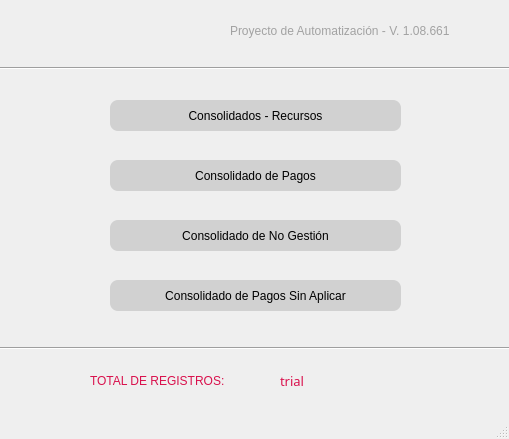
<?xml version="1.0" encoding="UTF-8"?>
<ui version="4.0">
 <class>MainWindow</class>
 <widget class="QMainWindow" name="MainWindow">
  <property name="geometry">
   <rect>
    <x>0</x>
    <y>0</y>
    <width>509</width>
    <height>439</height>
   </rect>
  </property>
  <property name="windowTitle">
   <string>Grow</string>
  </property>
  <widget class="QWidget" name="centralwidget">
   <widget class="QLabel" name="label_Version_Control">
    <property name="geometry">
     <rect>
      <x>230</x>
      <y>20</y>
      <width>281</width>
      <height>21</height>
     </rect>
    </property>
    <property name="styleSheet">
     <string notr="true">color: rgb(162, 162, 162);
font: italic 10pt &quot;MS Sans Serif&quot;;</string>
    </property>
    <property name="text">
     <string>Proyecto de Automatización - V. 1.08.661</string>
    </property>
   </widget>
   <widget class="QLabel" name="label_LOGO">
    <property name="geometry">
     <rect>
      <x>50</x>
      <y>20</y>
      <width>109</width>
      <height>31</height>
     </rect>
    </property>
    <property name="text">
     <string/>
    </property>
    <property name="pixmap">
     <pixmap>../resources/ico/Logo_Label.png</pixmap>
    </property>
    <property name="scaledContents">
     <bool>true</bool>
    </property>
   </widget>
   <widget class="Line" name="line_Vertical_Tittle">
    <property name="geometry">
     <rect>
      <x>0</x>
      <y>60</y>
      <width>601</width>
      <height>16</height>
     </rect>
    </property>
    <property name="orientation">
     <enum>Qt::Horizontal</enum>
    </property>
   </widget>
   <widget class="QPushButton" name="pushButton_BASE_Brands">
    <property name="geometry">
     <rect>
      <x>110</x>
      <y>100</y>
      <width>291</width>
      <height>31</height>
     </rect>
    </property>
    <property name="styleSheet">
     <string notr="true">QPushButton
{
	border-radius:8px;
	color: rgb(0, 0, 0);
	background-color: rgb(209, 209, 209);
}
QPushButton:Hover
{
	color: rgb(255, 255, 255);
	background-color: rgb(217, 16, 76);
}
QPushButton:pressed
{
	color: rgb(255, 255, 255);
	background-color: rgb(0, 0, 0);
}
</string>
    </property>
    <property name="text">
     <string>Consolidados - Recursos</string>
    </property>
    <property name="default">
     <bool>false</bool>
    </property>
   </widget>
   <widget class="QLabel" name="label_Total_Registers">
    <property name="geometry">
     <rect>
      <x>90</x>
      <y>370</y>
      <width>161</width>
      <height>21</height>
     </rect>
    </property>
    <property name="styleSheet">
     <string notr="true">color: rgb(217, 16, 76);
font: 87 9pt &quot;Arial Black&quot;;</string>
    </property>
    <property name="text">
     <string>TOTAL DE REGISTROS:</string>
    </property>
   </widget>
   <widget class="Line" name="line_Vertical_2">
    <property name="geometry">
     <rect>
      <x>0</x>
      <y>340</y>
      <width>601</width>
      <height>16</height>
     </rect>
    </property>
    <property name="orientation">
     <enum>Qt::Horizontal</enum>
    </property>
   </widget>
   <widget class="QLabel" name="label_Total_Registers_2">
    <property name="geometry">
     <rect>
      <x>280</x>
      <y>370</y>
      <width>161</width>
      <height>21</height>
     </rect>
    </property>
    <property name="font">
     <font>
      <family>Arial Black</family>
      <pointsize>10</pointsize>
      <weight>10</weight>
      <italic>false</italic>
      <bold>false</bold>
     </font>
    </property>
    <property name="styleSheet">
     <string notr="true">color: rgb(217, 16, 76);
font: 87 10pt &quot;Arial Black&quot;;</string>
    </property>
    <property name="text">
     <string>trial</string>
    </property>
   </widget>
   <widget class="QPushButton" name="pushButton_Pay">
    <property name="geometry">
     <rect>
      <x>110</x>
      <y>160</y>
      <width>291</width>
      <height>31</height>
     </rect>
    </property>
    <property name="styleSheet">
     <string notr="true">QPushButton
{
	border-radius:8px;
	color: rgb(0, 0, 0);
	background-color: rgb(209, 209, 209);
}
QPushButton:Hover
{
	color: rgb(255, 255, 255);
	background-color: rgb(217, 16, 76);
}
QPushButton:pressed
{
	color: rgb(255, 255, 255);
	background-color: rgb(0, 0, 0);
}
</string>
    </property>
    <property name="text">
     <string>Consolidado de Pagos</string>
    </property>
    <property name="default">
     <bool>false</bool>
    </property>
   </widget>
   <widget class="QPushButton" name="pushButton_NoDoing">
    <property name="geometry">
     <rect>
      <x>110</x>
      <y>220</y>
      <width>291</width>
      <height>31</height>
     </rect>
    </property>
    <property name="styleSheet">
     <string notr="true">QPushButton
{
	border-radius:8px;
	color: rgb(0, 0, 0);
	background-color: rgb(209, 209, 209);
}
QPushButton:Hover
{
	color: rgb(255, 255, 255);
	background-color: rgb(217, 16, 76);
}
QPushButton:pressed
{
	color: rgb(255, 255, 255);
	background-color: rgb(0, 0, 0);
}
</string>
    </property>
    <property name="text">
     <string>Consolidado de No Gestión</string>
    </property>
    <property name="default">
     <bool>false</bool>
    </property>
   </widget>
   <widget class="QPushButton" name="pushButton_Pay_NoUpload">
    <property name="geometry">
     <rect>
      <x>110</x>
      <y>280</y>
      <width>291</width>
      <height>31</height>
     </rect>
    </property>
    <property name="styleSheet">
     <string notr="true">QPushButton
{
	border-radius:8px;
	color: rgb(0, 0, 0);
	background-color: rgb(209, 209, 209);
}
QPushButton:Hover
{
	color: rgb(255, 255, 255);
	background-color: rgb(217, 16, 76);
}
QPushButton:pressed
{
	color: rgb(255, 255, 255);
	background-color: rgb(0, 0, 0);
}
</string>
    </property>
    <property name="text">
     <string>Consolidado de Pagos Sin Aplicar</string>
    </property>
    <property name="default">
     <bool>false</bool>
    </property>
   </widget>
  </widget>
  <widget class="QMenuBar" name="menubar">
   <property name="geometry">
    <rect>
     <x>0</x>
     <y>0</y>
     <width>509</width>
     <height>21</height>
    </rect>
   </property>
  </widget>
  <widget class="QStatusBar" name="statusbar"/>
 </widget>
 <resources/>
 <connections/>
</ui>
